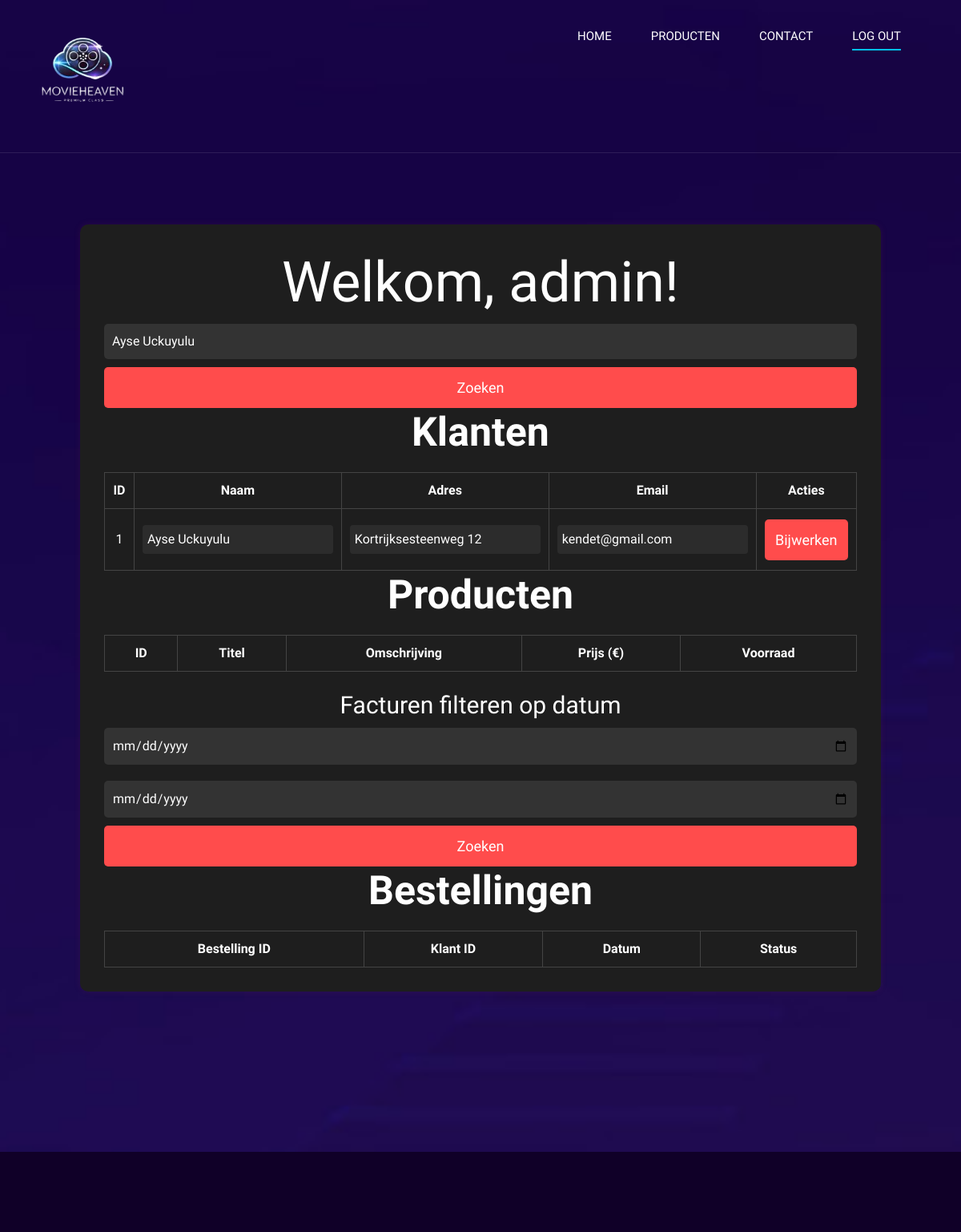
Screenshot of /Jaarproject/adminDashboard.php?zoekterm=Ayse Uckuyulu with the database file from the repository.
### tables this page shows
CREATE TABLE `tblklanten` (
  `klantid` int(11) NOT NULL,
  `naam` varchar(255) NOT NULL,
  `adres` varchar(255) NOT NULL,
  `postcodeid` int(11) DEFAULT NULL,
  `email` varchar(255) NOT NULL,
  `wachtwoord` varchar(255) NOT NULL
);

### Jaarproject/adminDashboard.php (the view, shortened to what this page needs)
<?php
require_once 'dbconnect.php';
$zoekterm = $_GET['zoekterm'] ?? '';
   $van = $_GET['van'] ?? '';
$tot = $_GET['tot'] ?? '';
if ($zoekterm  || ($van && $tot)) {
    $zoekterm_wild = "%$zoekterm%";
    $stmt = $mysqli->prepare("SELECT klantid, naam, adres, email FROM tblklanten WHERE naam LIKE ? OR email LIKE ?");
    $stmt->bind_param("ss", $zoekterm_wild, $zoekterm_wild);
    $stmt->execute();
    $klanten = $stmt->get_result()->fetch_all(MYSQLI_ASSOC);
}
?>
<!DOCTYPE html>
<html lang="zxx">
<head>
    <link rel="stylesheet" href="css/bootstrap.min.css" type="text/css">
    <link rel="stylesheet" href="css/font-awesome.min.css" type="text/css">
    <link rel="stylesheet" href="css/elegant-icons.css" type="text/css">
    <link rel="stylesheet" href="css/owl.carousel.min.css" type="text/css">
    <link rel="stylesheet" href="css/magnific-popup.css" type="text/css">
    <link rel="stylesheet" href="css/slicknav.min.css" type="text/css">
    <link rel="stylesheet" href="css/style.css" type="text/css">
</head>
<body>
    <header class="header">
        <div class="container">
            <div class="row">
                <div class="col-lg-2">
                    <div class="header__logo">
                        <a href="./index.html"><img src="img/logo/movieheaven_logo.png" alt="" height="130px" width="140px"></a>
                    </div>
                </div>
                <div class="col-lg-10">
                    <div class="header__nav__option">
                        <nav class="header__nav__menu mobile-menu">
                            <ul>
                                <li><a href="./index.html">Home</a></li>
                                <li><a href="./portfolio.php">Producten</a></li>
                                <li ><a href="./contact.html">Contact</a></li>
                                <li class="active"><a href="./login.php">Log out</a></li>
                            </ul>
                        </nav>
                    </div>
                </div>
            </div>
        </div>
    </header>
    <div class="breadcrumb-option spad set-bg" data-setbg="img/breadcrumb-bg.jpg">
        <div class="container">
            <div class="row">
                <div class="col-lg-12 text-center">
                    <div class="breadcrumb__text">
                    <body>
                    <div class="login-container">
<h1>Welkom, admin!</h1>
    <form method="get">
        <input type="text" name="zoekterm" placeholder="Zoeken..." value="<?= htmlspecialchars($zoekterm) ?>">
        <button type="submit">Zoeken</button>
    </form>
    <h2>Klanten</h2>
    <table>
        <tr><th>ID</th><th>Naam</th><th>Adres</th><th>Email</th><th>Acties</th></tr>
        <?php foreach ($klanten as $klant): ?>
            <tr>
                <form method="post" class="inline">
                    <td><?= $klant['klantid'] ?></td>
                    <td><input type="text" name="naam" value="<?= htmlspecialchars($klant['naam']) ?>"></td>
                    <td><input type="text" name="adres" value="<?= htmlspecialchars($klant['adres']) ?>"></td>
                    <td><input type="email" name="email" value="<?= htmlspecialchars($klant['email']) ?>"></td>
                    <td>
                        <button type="submit" name="update_klant">Bijwerken</button>
                    </td>
                </form>
            </tr>
        <?php endforeach; ?>
    </table>
  <h2>Producten</h2>
    <table>
        <tr><th>ID</th><th>Titel</th><th>Omschrijving</th><th>Prijs (€)</th><th>Voorraad</th></tr>
    </table>
    <br>
     <h3>Facturen filteren op datum</h3>
<form method="get">
    <input type="date" name="van" value="<?= htmlspecialchars($_GET['van'] ?? '') ?>">
    <input type="date" name="tot" value="<?= htmlspecialchars($_GET['tot'] ?? '') ?>">
    <button type="submit">Zoeken</button>
</form>
    <h2>Bestellingen</h2>
    <table>
        <tr><th>Bestelling ID</th><th>Klant ID</th><th>Datum</th><th>Status</th></tr>
    </table>
                </div>
                        </div>
                    </div>
                </div>
            </div>
        </div>
    <section class="contact spad">
    </section>
</body>
</html>

### Jaarproject/css/style.css (style rules this page uses)
html, body { height: 100%; font-family: "Josefin Sans", sans-serif; -webkit-font-smoothing: antialiased; }
h1, h2, h3, h4, h5, h6 { margin: 0; color: #ffffff; font-weight: 400; font-family: "Play", sans-serif; }
h1 { font-size: 70px; }
h2 { font-size: 36px; }
h3 { font-size: 30px; }
img { max-width: 100%; }
ul, ol { padding: 0; margin: 0; }
.set-bg { background-repeat: no-repeat; background-size: cover; background-position: top center; }
.spad { padding-top: 100px; padding-bottom: 100px; }
.header { position: absolute; left: 0; top: 0; width: 100%; background: transparent; border-bottom: 1px solid rgba(255, 255, 255, 0.1); z-index: 9; }
.header__logo { padding: 30px 0; }
.header__logo a { display: inline-block; }
.header__nav__option { text-align: right; padding: 28px 0px; }
.header__nav__menu { display: inline-block; margin-right: 45px; }
.header__nav__menu ul li { list-style: none; display: inline-block; margin-right: 45px; position: relative; }
.header__nav__menu ul li.active a:after { -webkit-transform: scale(1); -ms-transform: scale(1); transform: scale(1); }
.header__nav__menu ul li:last-child { margin-right: 0; }
.header__nav__menu ul li a { font-size: 15px; font-family: "Play", sans-serif; color: #ffffff; display: block; text-transform: uppercase; position: relative; padding: 6px 0; }
.header__nav__menu ul li a:after { position: absolute; left: 0; bottom: 0; width: 100%; height: 2px; background: #00bfe7; content: ""; -webkit-transform: scale(0); -ms-transform: scale(0); transform: scale(0); -webkit-transition: all, 0.3s; -o-transition: all, 0.3s; transition: all, 0.3s; }
.breadcrumb-option { padding-top: 180px; }
.breadcrumb__text h2 { color: #ffffff; font-size: 50px; font-weight: 700; margin-bottom: 12px; }
.contact { background: #100028; padding-top: 0; overflow: hidden; }
@media only screen and (min-width: 1200px) { .container { max-width: 1170px; } }

### Jaarproject/adminDashboard.php (style rules this page uses)
body { font-family: 'Josefin Sans', sans-serif; background-color: #121212; color: #fff; margin: 0; padding: 0; }
.login-container { width: 100%; max-width: 1000px; margin: 100px auto; padding: 30px; background: #1e1e1e; border-radius: 10px; box-shadow: 0px 0px 10px rgba(190, 68, 68, 0.1); text-align: center; }
.login-container h2 { margin-bottom: 20px; font-size: 26px; font-weight: bold; border-bottom: none; }
.login-container input { width: 100%; padding: 10px; margin: 10px 0; border: none; border-radius: 5px; font-size: 16px; background: #333; color: #fff; }
.login-container button { width: 100%; padding: 12px; background: #ff4c4c; border: none; border-radius: 5px; font-size: 18px; color: #fff; cursor: pointer; transition: 0.3s ease-in-out; }
input, button { width: 100%; padding: 10px; margin: 10px 0; border: none; border-radius: 5px; font-size: 16px; background: #333; color: #fff; }
button { background-color: #ff4c4c; cursor: pointer; }
table { width: 100%; border-collapse: collapse; margin-top: 20px; background-color: #1e1e1e; }
th, td { padding: 10px; border: 1px solid #444; text-align: center; vertical-align: middle; color: white; }
table input[type="text"], table input[type="email"], table input[type="number"] { width: 100%; padding: 6px; box-sizing: border-box; border-radius: 4px; border: none; background-color: #2c2c2c; color: white; }
table button { padding: 8px 10px; font-size: 14px; background-color: #ff4c4c; border: none; border-radius: 4px; color: white; cursor: pointer; }

### rows the page displays
tblklanten: klantid "1", naam "Ayse Uckuyulu", adres "Kortrijksesteenweg 12", email "kendet@gmail.com"
